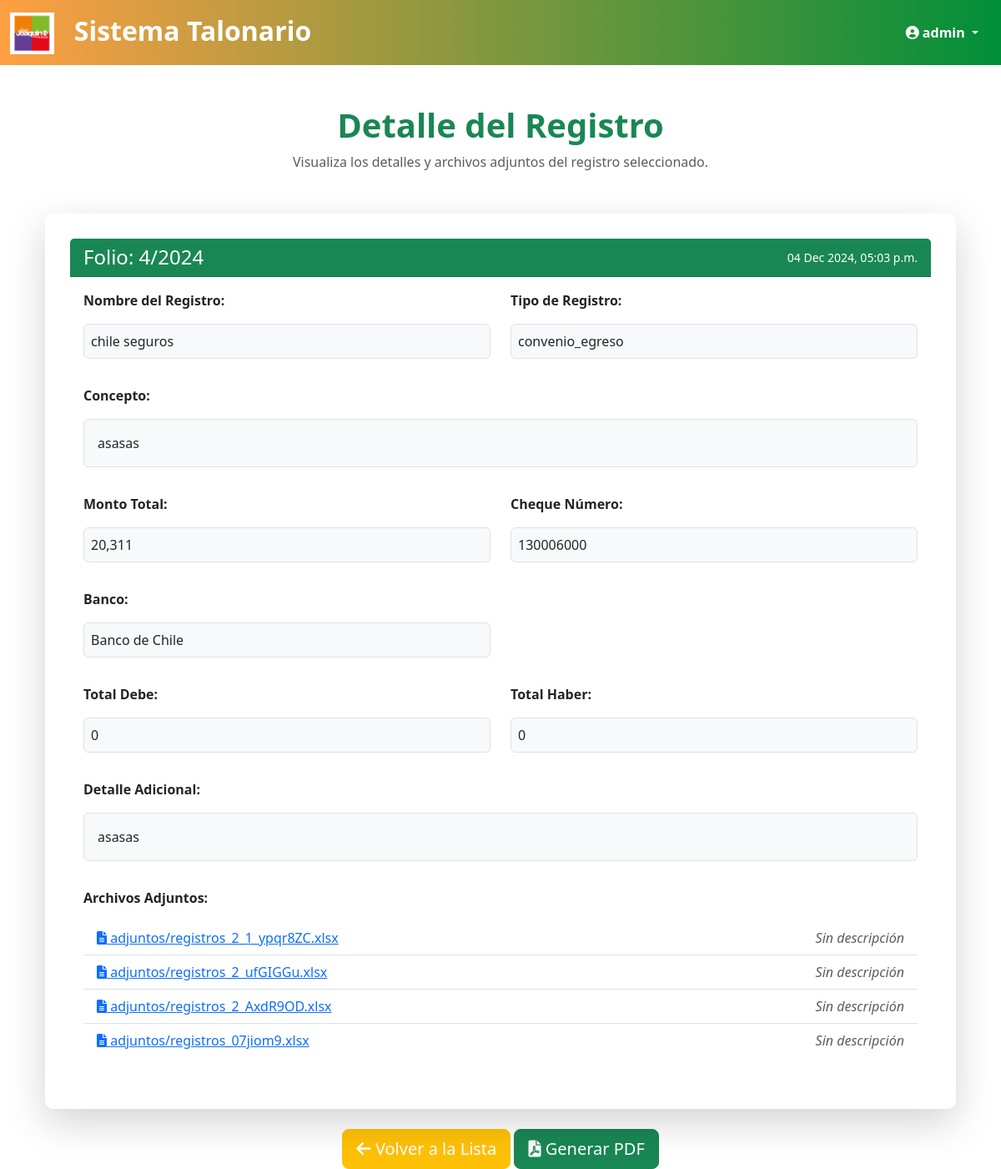
Screenshot of /registros/7/detalle/ (signed in) with the database file from the repository.
### registros/models.py (models this page shows, shortened)
class Registro(models.Model):
    usuario = models.ForeignKey(User, on_delete=models.CASCADE, related_name="registros")
    fecha_creacion = models.DateTimeField(auto_now_add=True)
    nombre_registro = models.CharField(max_length=255)
    concepto = models.TextField()
    monto = models.DecimalField(max_digits=12, decimal_places=2)
    cheque_numero = models.CharField(max_length=100, blank=True, null=True)
    documento_firmado = models.FileField(
        upload_to='documentos_firmados/',
        blank=True,
        null=True,
        verbose_name="Documento Firmado"
    )
    banco = models.CharField(
        max_length=50,
        choices=BANCOS_CHILE,
        blank=True,
        null=True
    )
    detalle = models.TextField(blank=True, null=True)
    tipo_registro = models.CharField(
        max_length=50,
        choices=[
            ('convenio_ingreso', 'Convenio Ingreso'),
            ('convenio_egreso', 'Convenio Egreso'),
            ('aporte_ingreso', 'Aporte Ingreso'),
            ('aporte_egreso', 'Aporte Egreso')
        ],
    )
    folio = models.CharField(max_length=50, unique=True, blank=True)

class ArchivoAdjunto(models.Model):
    registro = models.ForeignKey(Registro, on_delete=models.CASCADE, related_name="archivos")
    archivo = models.FileField(upload_to="adjuntos/", validators=[validar_tipo_archivo])
    descripcion = models.TextField(blank=True, null=True, default="Sin descripción")
    eliminado = models.BooleanField(default=False)  # Nuevo campo
    fecha_eliminacion = models.DateTimeField(blank=True, null=True)  # Fecha de eliminación opcional

### registros/views.py (the view)
# urls.py: path('<int:pk>/detalle/', views.RegistroDetailView.as_view(), name='detalle_registro'),
class RegistroDetailView(LoginRequiredMixin, DetailView):
    model = Registro
    template_name = 'detalle_registro.html'
    context_object_name = 'registro'
    def get_queryset(self):
        return Registro.objects.filter(usuario=self.request.user)
    def get_object(self, queryset=None):
        obj = super().get_object(queryset)
        if obj.usuario != self.request.user:
            raise Http404("No tienes permiso para ver este registro.")
        return obj
    def get_context_data(self, **kwargs):
        context = super().get_context_data(**kwargs)
        context['archivos'] = ArchivoAdjunto.objects.filter(
            registro=self.object, eliminado=False
        )
        total_debe = sum(transaccion.debe for transaccion in self.object.transacciones.all())
        total_haber = sum(transaccion.haber for transaccion in self.object.transacciones.all())
        context['total_debe'] = total_debe
        context['total_haber'] = total_haber
        context['active_tab'] = self.request.GET.get('active_tab', 'convenio-ingreso')  # Pestaña activa por defecto
        context['page'] = self.request.GET.get('page', 1)  # Página activa por defecto
        return context

### registros/templates/detalle_registro.html (shortened to what this page needs)
{% extends "base.html" %}
{% load humanize %}
{% block content %}
<div class="container mt-5">
    <div class="text-center mb-4">
        <h1 class="fw-bold text-success">Detalle del Registro</h1>
        <p class="text-muted">Visualiza los detalles y archivos adjuntos del registro seleccionado.</p>
    </div>
    <div class="card shadow-lg border-0">
        <div class="card-header bg-success text-white d-flex justify-content-between align-items-center">
            <h4 class="mb-0">Folio: {{ registro.folio }}</h4>
            <small class="text-white">{{ registro.fecha_creacion|date:"d M Y, h:i a" }}</small>
        </div>
        <div class="card-body">
            <div class="row mb-3">
                <div class="col-md-6">
                    <p class="card-text"><strong>Nombre del Registro:</strong></p>
                    <p class="border rounded bg-light p-2">{{ registro.nombre_registro }}</p>
                </div>
                <div class="col-md-6">
                    <p class="card-text"><strong>Tipo de Registro:</strong></p>
                    <p class="border rounded bg-light p-2">{{ registro.tipo_registro }}</p>
                </div>
            </div>
            <div class="row mb-3">
                <div class="col-md-12">
                    <p class="card-text"><strong>Concepto:</strong></p>
                    <p class="border rounded bg-light p-3">{{ registro.concepto }}</p>
                </div>
            </div>
            <div class="row mb-3">
                <div class="col-md-6">
                    <p class="card-text"><strong>Monto Total:</strong></p>
                    <p class="border rounded bg-light p-2">
                        {{ registro.monto|floatformat:0|intcomma }}
                    </p>
                </div>
                <div class="col-md-6">
                    <p class="card-text"><strong>Cheque Número:</strong></p>
                    <p class="border rounded bg-light p-2">
                        {% if registro.cheque_numero %}
                            {{ registro.cheque_numero|cut:","|cut:"." }}
                        {% else %}
                            No especificado
                        {% endif %}
                    </p>
                </div>
            </div>
            <div class="row mb-3">
                <div class="col-md-6">
                    <p class="card-text"><strong>Banco:</strong></p>
                    <p class="border rounded bg-light p-2">{{ registro.banco|default:"No especificado" }}</p>
                </div>
            </div>
            <div class="row mb-3">
                <div class="col-md-6">
                    <p class="card-text"><strong>Total Debe:</strong></p>
                    <p class="border rounded bg-light p-2">
                        {{ total_debe|floatformat:0|intcomma }}
                    </p>
                </div>
                <div class="col-md-6">
                    <p class="card-text"><strong>Total Haber:</strong></p>
                    <p class="border rounded bg-light p-2">
                        {{ total_haber|floatformat:0|intcomma }}
                    </p>
                </div>
            </div>
            <div class="row mb-3">
                <div class="col-md-12">
                    <p class="card-text"><strong>Detalle Adicional:</strong></p>
                    <p class="border rounded bg-light p-3">{{ registro.detalle|default:"No hay detalles adicionales" }}</p>
                </div>
            </div>
            <div class="row mb-3">
                <div class="col-md-12">
                    <p class="card-text"><strong>Archivos Adjuntos:</strong></p>
                    <ul class="list-group list-group-flush">
                        {% for archivo in archivos %}
                        <li class="list-group-item d-flex justify-content-between align-items-center">
                            <a href="{{ archivo.archivo.url }}" target="_blank">
                                <i class="fas fa-file-alt"></i> {{ archivo.archivo.name }}
                            </a>
                            {% if archivo.descripcion %}
                            <em class="text-muted">{{ archivo.descripcion }}</em>
                            {% else %}
                            <em class="text-muted">Sin descripción</em>
                            {% endif %}
                        </li>
                        {% empty %}
                        <li class="list-group-item text-muted">No hay archivos adjuntos disponibles.</li>
                        {% endfor %}
                    </ul>
                </div>
            </div>
        </div>
    </div>
    <div class="text-center mt-4">
        <a href="{% url 'registros:lista_registros' %}?active_tab={{ active_tab }}&page={{ page }}" class="btn btn-warning btn-lg text-white">
            <i class="fas fa-arrow-left"></i> Volver a la Lista
        </a>
        <a href="{% url 'registros:generar_pdf' registro.pk %}" target="_blank" class="btn btn-success btn-lg text-white">
            <i class="fas fa-file-pdf"></i> Generar PDF
        </a>
    </div>
</div>
{% endblock %}

### registros/templates/base.html (shortened to what this page needs)
<!DOCTYPE html>
<html lang="en">
<head>
    <link href="https://cdn.jsdelivr.net/npm/bootstrap@5.3.0-alpha3/dist/css/bootstrap.min.css" rel="stylesheet">
    <link rel="stylesheet" href="https://cdnjs.cloudflare.com/ajax/libs/font-awesome/6.0.0/css/all.min.css">
    {% load static %}
    <link rel="stylesheet" href="{% static 'css/styles.css' %}">
</head>
<body class="{% block body_class %}{% endblock %}">
    {% if not request.resolver_match.url_name == "login" %}
    <nav class="navbar navbar-expand-lg navbar-dark" style="background: linear-gradient(90deg, #ff9f43, #008f39);">
        <div class="container-fluid">
            <a class="navbar-brand" href="#" style="font-size: 2rem; font-weight: bold; color: white;">
                <img src="{% static 'img/Logos-01.png' %}" alt="Logo" style="height: 50px; margin-right: 15px; vertical-align: middle;">
                Sistema Talonario
            </a>
            <div class="dropdown ms-auto">
                <button class="btn btn-outline-light dropdown-toggle" type="button" id="userDropdown" data-bs-toggle="dropdown" aria-expanded="false">
                    <i class="fas fa-user-circle"></i>
                    {{ request.user.get_full_name|default:request.user.username }}
                </button>
            </div>
        </div>
    </nav>
    {% endif %}
    <div class="container mt-4">
        {% block content %}
        {% endblock %}
    </div>
</body>
</html>

### static/css/styles.css (style rules this page uses)
.navbar .dropdown-toggle { color: white; font-size: 1rem; font-weight: bold; background-color: transparent; border: none; padding: 5px 15px; transition: background-color 0.3s ease, color 0.3s ease; }
.card { border-radius: 10px; background-color: #ffffff; box-shadow: 0 4px 8px rgba(0, 0, 0, 0.1); padding: 30px; margin-top: 50px; z-index: 10; }

### rows the page displays
Registro: folio "4/2024", fecha_creacion "04 Dec 2024, 05:03 p.m.", nombre_registro "chile seguros", tipo_registro "convenio_egreso", concepto "asasas", monto "20,311", cheque_numero "130006000", banco "Banco de Chile", detalle "asasas"
ArchivoAdjunto: archivo.name "adjuntos/registros_2_1_ypqr8ZC.xlsx", shows "Sin descripción"
ArchivoAdjunto: archivo.name "adjuntos/registros_2_ufGIGGu.xlsx", shows "Sin descripción"
ArchivoAdjunto: archivo.name "adjuntos/registros_2_AxdR9OD.xlsx", shows "Sin descripción"
ArchivoAdjunto: archivo.name "adjuntos/registros_07jiom9.xlsx", shows "Sin descripción"

### other values shown
{{ request.user.get_full_name|default:request.user.username }} "admin"
{{ total_debe|floatformat:0|intcomma }} "0"
{{ total_haber|floatformat:0|intcomma }} "0"
